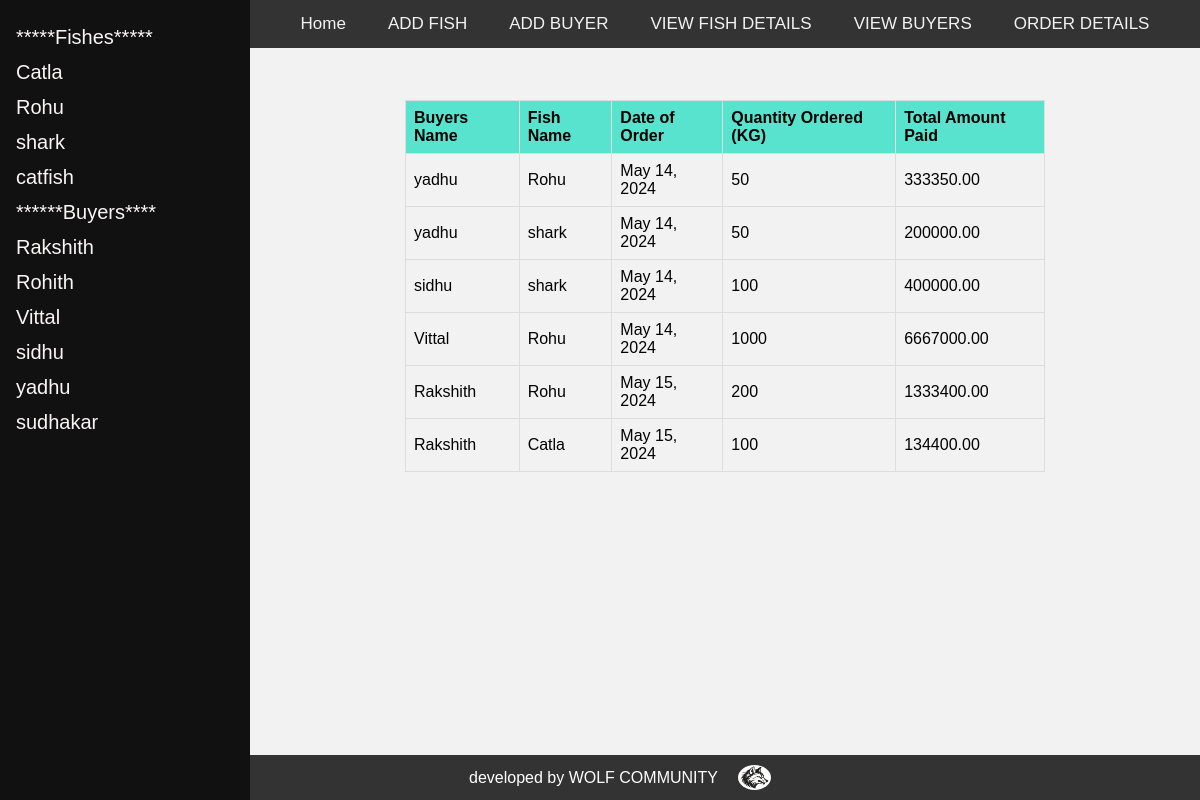
The app's page /orderdetails/ with its own data.
### myapp/models.py (models this page shows, shortened)
class FishDetails(models.Model):
    fish_id = models.AutoField(primary_key=True)
    fish_name = models.CharField('Fish Name', max_length=100)
    fish_price = models.DecimalField('Fish Price', max_digits=10, decimal_places=2)
    fish_quantity = models.PositiveIntegerField('Fish Quantity')
    date = models.DateField('Date', auto_now_add=True)

class User(AbstractUser):
    is_user = models.BooleanField('is_user', default=False)
    is_admin = models.BooleanField('is_admin', default=False)
    phone_number = models.CharField('Phone Number', max_length=15, blank=True, null=True)

class Orders(models.Model):
    ordered_by=models.ForeignKey(User,on_delete=models.CASCADE)
    fish=models.ForeignKey(FishDetails,on_delete=models.CASCADE,blank=True)
    quantity=models.IntegerField('Quantity')
    total=models.DecimalField("total",max_digits=10, decimal_places=2)
    date = models.DateField('Date', auto_now_add=True, null=True)

### myapp/views.py (the view)
# urls.py: path("orderdetails/",views.orderdetails,name="orderdetails"),
def orderdetails(request):
    orders=Orders.objects.all()
    fishes=FishDetails.objects.all()
    users = User.objects.filter(is_admin=False)
    return render(request,"orderdetails.html",{'orders':orders,'fishes': fishes,'users':users})

### templates/orderdetails.html (shortened to what this page needs)
{% extends "admin_dashboard.html" %}
{% block body %}
<!DOCTYPE html>
<html lang="en">
<head>
</head>
<body>
    <table>
        <thead>
            <tr>
                <th>Buyers Name</th>
                <th>Fish Name</th>
                <th>Date of Order</th>
                <th>Quantity Ordered (KG)</th>
                <th>Total Amount Paid</th>
            </tr>
        </thead>
        <tbody>
            {% for order in orders %}
            <tr>
                <td>{{ order.ordered_by.username }}</td>
                <td>{{ order.fish.fish_name }}</td>
                <td>{{ order.date }}</td>
                <td>{{ order.quantity }}</td>
                <td>{{ order.total }}</td>
            </tr>
            {% endfor %}
        </tbody>
    </table>
</body>
</html>
{% endblock body %}

### templates/admin_dashboard.html (shortened to what this page needs)
<!DOCTYPE html>
<html lang="en">
<head>
</head>
<body>
    <div class="sidenav">
      <a href="#" >*****Fishes*****</a>
        <div class="f">
            {% if fishes %}
            {% for fish in fishes %}
            <a href="{% url 'view_profile_fish' fish_name=fish.fish_name %}">{{fish.fish_name}}</a>
            {% endfor %}
            {% endif %}
        </div>
        <a href="#">******Buyers****</a>
        <div class="e">
            {% if users %}
            {% for user in users %}
            <a href="{% url 'view_profile' id=user.id %}">{{ user }}</a>
            {% endfor %}
            {% endif %}
        </div>
    </div>
    <div class="main">
        <div class="topnav">
            <a href="{% url 'home_warehouse'%}">Home</a>
            <a href="{% url 'add_fish' %}">ADD FISH</a>
            <a href="{% url 'add_users' %}">ADD BUYER</a>
            <a href="{% url 'fishes' %}">VIEW FISH DETAILS</a>
            <a href="{% url 'view_users' %}">VIEW BUYERS</a>
            <a href="{% url 'orderdetails' %}"> ORDER DETAILS</a>
        </div>
        <div class="work-area">
          {% block body %}
          {% endblock body %}
        </div>
    </div>
    <footer>
        developed by WOLF COMMUNITY
        <img src="/static/img/wolf2.jpg" alt="WOLF">
    </footer>
</body>
</html>

### templates/admin_dashboard.html (style rules this page uses)
body { margin: 0; padding: 0; font-family: Arial, sans-serif; }
.sidenav { height: 100%; width: 250px; position: fixed; z-index: 1; top: 0; left: 0; background-color: #111; overflow-y: auto; padding-top: 20px; display: flex; flex-direction: column; max-width: 250px; }
.sidenav a { padding: 6px 8px 6px 16px; text-decoration: none; font-size: 20px; color: #faf6f6; display: block; }
.sidenav .e, .sidenav .f { max-height: 300px; overflow-y: auto; }
.main { margin-left: 250px; padding: 0px 10px; display: flex; flex-direction: column; align-items: center; justify-content: center; }
.topnav { position: fixed; top: 0; width: 1200px; background-color: #333; overflow: hidden; display: flex; justify-content: center; padding-right: 10px; margin: 0; }
.topnav a { left: 0px; color: #f2f2f2; text-align: center; padding: 14px 16px; text-decoration: none; font-size: 17px; margin-left: 10px; transition: background-color 0.3s; }
footer { background-color: #333; color: #fff; text-align: center; padding: 10px 0; position: fixed; bottom: 0; width: 100%; display: flex; justify-content: center; align-items: center; gap: 20px; }
img { width: 3cap; height: 25px; border-radius: 50%; }
.work-area { width: calc(100% - 250px); margin-top: 60px; padding: 20px; }

### templates/orderdetails.html (style rules this page uses)
body { font-family: Arial, sans-serif; background-color: #f2f2f2; margin: 0; padding: 20px; }
table { width: 100%; border-collapse: collapse; margin-bottom: 20px; }
th, td { border: 1px solid #ddd; padding: 8px; text-align: left; }
th { background-color:#58e3ce; }
tr:nth-child(even) { background-color: #f2f2f2; }

### records on screen
FishDetails: fish_name "Catla"
FishDetails: fish_name "Rohu"
FishDetails: fish_name "shark"
FishDetails: fish_name "catfish"
User: username "Rakshith"
User: username "Rohith"
User: username "Vittal"
User: username "sidhu"
User: username "yadhu"
User: username "sudhakar"
Orders: ordered_by.username "yadhu", fish.fish_name "Rohu", date "May 14, 2024", quantity "50", total "333350.00"
Orders: ordered_by.username "yadhu", fish.fish_name "shark", date "May 14, 2024", quantity "50", total "200000.00"
Orders: ordered_by.username "sidhu", fish.fish_name "shark", date "May 14, 2024", quantity "100", total "400000.00"
Orders: ordered_by.username "Vittal", fish.fish_name "Rohu", date "May 14, 2024", quantity "1000", total "6667000.00"
Orders: ordered_by.username "Rakshith", fish.fish_name "Rohu", date "May 15, 2024", quantity "200", total "1333400.00"
Orders: ordered_by.username "Rakshith", fish.fish_name "Catla", date "May 15, 2024", quantity "100", total "134400.00"
